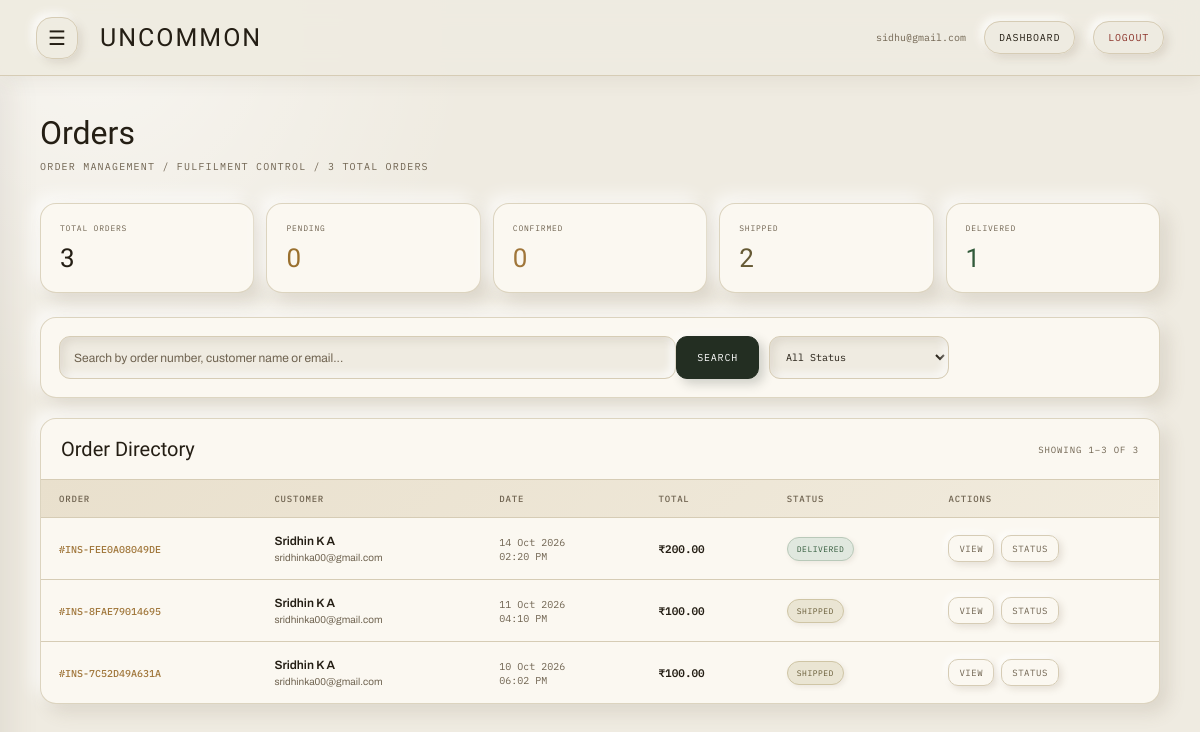
/admin_panel/orders/ (signed in), run on an earlier commit of the app's database.
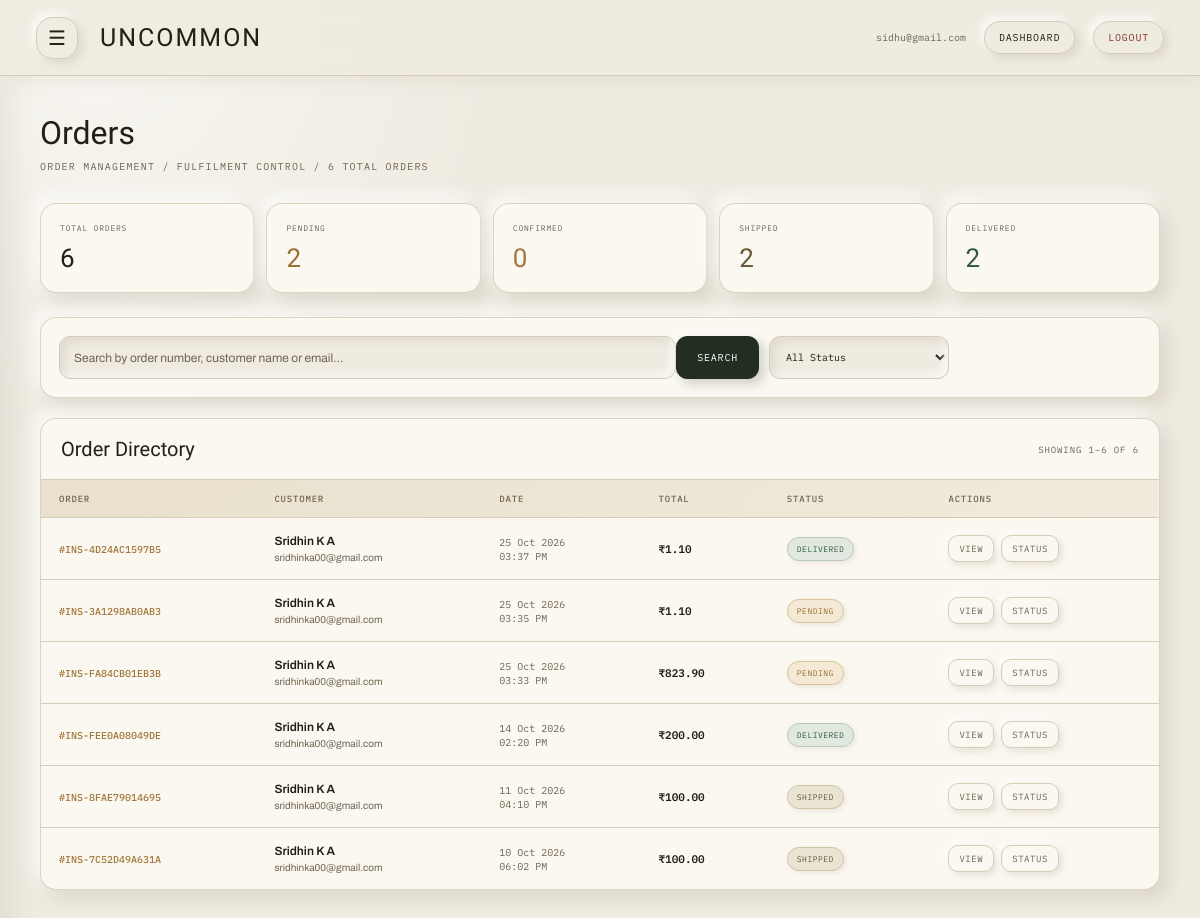
And on a later commit of the database.
### customer/models.py (models this page shows, shortened)
class Order(models.Model):
    STATUS_CHOICES = [
        ("PENDING", "Pending"),
        ("CONFIRMED", "Confirmed"),
        ("SHIPPED", "Shipped"),
        ("DELIVERED", "Delivered"),
        ("CANCELLED", "Cancelled"),
    ]
    customer = models.ForeignKey(
        Customer,
        on_delete=models.CASCADE,
        related_name="orders",
    )
    order_number = models.CharField(max_length=30, unique=True)
    total_amount = models.DecimalField(max_digits=10, decimal_places=2)
    status = models.CharField(
        max_length=20,
        choices=STATUS_CHOICES,
        default="PENDING",
    )
    shipping_address = models.TextField()
    created_at = models.DateTimeField(auto_now_add=True)
    updated_at = models.DateTimeField(auto_now=True)

class Customer(models.Model):
    name = models.CharField(max_length=100)
    email = models.EmailField(unique=True)
    phone = models.CharField(max_length=20)
    username = models.CharField(max_length=100, unique=True)
    password = models.CharField(max_length=255)

### admin_panel/views.py (the view)
# urls.py: path("orders/", views.view_orders, name="view_orders"),
@admin_required
def view_orders(request):
    orders = (
        Order.objects
        .select_related("customer")
        .prefetch_related("items__product")
        .order_by("-created_at")
    )
    search = request.GET.get("search", "").strip()
    if search:
        orders = orders.filter(
            Q(order_number__icontains=search)
            | Q(customer__name__icontains=search)
            | Q(customer__email__icontains=search)
        )
    status = request.GET.get("status", "").strip()
    if status in ORDER_STATUSES:
        orders = orders.filter(status=status)
    counts = {row["status"]: row["n"] for row in Order.objects.values("status").annotate(n=Count("id"))}
    page_obj = _paginate(request, orders, 10)
    order_items_data = {
        str(order.id): [
            {
                "product": item.product.product_name,
                "quantity": item.quantity,
                "price": float(item.price),
                "total": float(item.price * item.quantity),
            }
            for item in order.items.all()
        ]
        for order in page_obj
    }
    return render(request, "admin_panel/orders.html", {
        "admin": request.admin_user,
        "page_obj": page_obj,
        "search": search,
        "status": status,
        "total_orders": sum(counts.values()),
        "pending_orders": counts.get("PENDING", 0),
        "confirmed_orders": counts.get("CONFIRMED", 0),
        "shipped_orders": counts.get("SHIPPED", 0),
        "delivered_orders": counts.get("DELIVERED", 0),
        "cancelled_orders": counts.get("CANCELLED", 0),
        "order_items_json": json.dumps(order_items_data),
    })

### admin_panel/views.py (called while the page is built)
def admin_required(view):
    @wraps(view)
    def wrapped(request, *args, **kwargs):
        admin_id = request.session.get("admin")
        admin = Admin.objects.filter(pk=admin_id).first() if admin_id else None
        if admin is None:
            if admin_id:
                request.session.flush()
            return redirect("home")
        request.admin_user = admin
        return view(request, *args, **kwargs)
    return wrapped

def _paginate(request, queryset, per_page):
    return Paginator(queryset, per_page).get_page(request.GET.get("page"))

### templates/admin_panel/orders.html (shortened to what the changed rows need)
{% load static %}
<!DOCTYPE html>
<html lang="en">
<head>
</head>
<body>
<main>
    <section class="page-header">
        <h1 class="page-title">
            Orders
        </h1>
        <p class="page-subtitle">
            Order management / Fulfilment control / {{ total_orders }} total orders
        </p>
    </section>
    <section class="stats-grid">
        <div class="stat-card">
            <div class="stat-label">
                Total Orders
            </div>
            <div class="stat-value">
                {{ total_orders }}
            </div>
        </div>
        <div class="stat-card stat-pending">
            <div class="stat-label">
                Pending
            </div>
            <div class="stat-value">
                {{ pending_orders }}
            </div>
        </div>
        <div class="stat-card stat-delivered">
            <div class="stat-label">
                Delivered
            </div>
            <div class="stat-value">
                {{ delivered_orders }}
            </div>
        </div>
    </section>
    <section class="table-card">
        <div class="table-header">
            <div class="table-heading">
                Order Directory
            </div>
            <div class="table-count">
                Showing
                {% if page_obj.object_list %}
                    {{ page_obj.start_index }}–{{ page_obj.end_index }}
                    of {{ page_obj.paginator.count }}
                {% else %}
                    0
                {% endif %}
            </div>
        </div>
        {% if page_obj.object_list %}
            <div class="table-wrapper">
                <table>
                    <thead>
                        <tr>
                            <th>
                                Order
                            </th>
                            <th>
                                Customer
                            </th>
                            <th>
                                Date
                            </th>
                            <th>
                                Total
                            </th>
                            <th>
                                Status
                            </th>
                            <th>
                                Actions
                            </th>
                        </tr>
                    </thead>
                    <tbody>
                        {% for order in page_obj %}
                            <tr>
                                <td>
                                    <span class="order-id">
                                        #{{ order.order_number }}
                                    </span>
                                </td>
                                <td>
                                    <div class="customer-name">
                                        {{ order.customer.name }}
                                    </div>
                                    <div class="customer-email">
                                        {{ order.customer.email }}
                                    </div>
                                </td>
                                <td>
                                    <span class="order-date">
                                        {{ order.created_at|date:"d M Y" }}
                                        <br>
                                        {{ order.created_at|date:"h:i A" }}
                                    </span>
                                </td>
                                <td>
                                    <span class="order-amount">
                                        ₹{{ order.total_amount }}
                                    </span>
                                </td>
                                <td>
                                    <span
                                        class="status-badge
                                        {% if order.status == 'PENDING' %}
                                            status-pending
                                        {% elif order.status == 'CONFIRMED' %}
                                            status-confirmed
                                        {% elif order.status == 'SHIPPED' %}
                                            status-shipped
                                        {% elif order.status == 'DELIVERED' %}
                                            status-delivered
                                        {% elif order.status == 'CANCELLED' %}
                                            status-cancelled
                                        {% endif %}
                                        "
                                    >
                                        {{ order.get_status_display }}
                                    </span>
                                </td>
                                <td>
                                    <div class="action-group">
                                        <button
                                            type="button"
                                            class="action-btn view-btn"
                                            data-id="{{ order.order_number }}"
                                            data-customer="{{ order.customer.name }}"
                                            data-email="{{ order.customer.email }}"
                                            data-phone="{{ order.customer.phone }}"
                                            data-total="{{ order.total_amount }}"
                                            data-status="{{ order.status }}"
                                            data-status-display="{{ order.get_status_display }}"
                                            data-address="{{ order.shipping_address }}"
                                            data-date="{{ order.created_at|date:'d M Y, h:i A' }}"
                                            onclick="openViewModal(this)"
                                        >
                                            View
                                        </button>
                                        <button
                                            type="button"
                                            class="action-btn status-btn"
                                            data-url="{% url 'update_order_status' order.id %}"
                                            data-order="{{ order.order_number }}"
                                            data-status="{{ order.status }}"
                                            data-status-display="{{ order.get_status_display }}"
                                            onclick="openStatusModal(this)"
                                        >
                                            Status
                                        </button>
                                    </div>
                                </td>
                            </tr>
                        {% endfor %}
                    </tbody>
                </table>
            </div>
        {% endif %}
    </section>
</main>
</body>
</html>

What changed in the data, as far as the page shows it:
added Order: order_number "INS-4D24AC1597B5", customer.name "Sridhin K A", customer.email "sridhinka00@gmail.com", created_at "25 Oct 2026", created_at "03:37 PM", total_amount "1.10", status "DELIVERED"
added Order: order_number "INS-3A1298AB0AB3", customer.name "Sridhin K A", customer.email "sridhinka00@gmail.com", created_at "25 Oct 2026", created_at "03:35 PM", total_amount "1.10", status "PENDING"
added Order: order_number "INS-FA84CB01EB3B", customer.name "Sridhin K A", customer.email "sridhinka00@gmail.com", created_at "25 Oct 2026", created_at "03:33 PM", total_amount "823.90", status "PENDING"
Also different on the page:
{{ total_orders }}: "3" → "6"
{{ pending_orders }}: "0" → "2"
{{ delivered_orders }}: "1" → "2"
{{ page_obj.end_index }}: "3" → "6"
{{ page_obj.paginator.count }}: "3" → "6"
